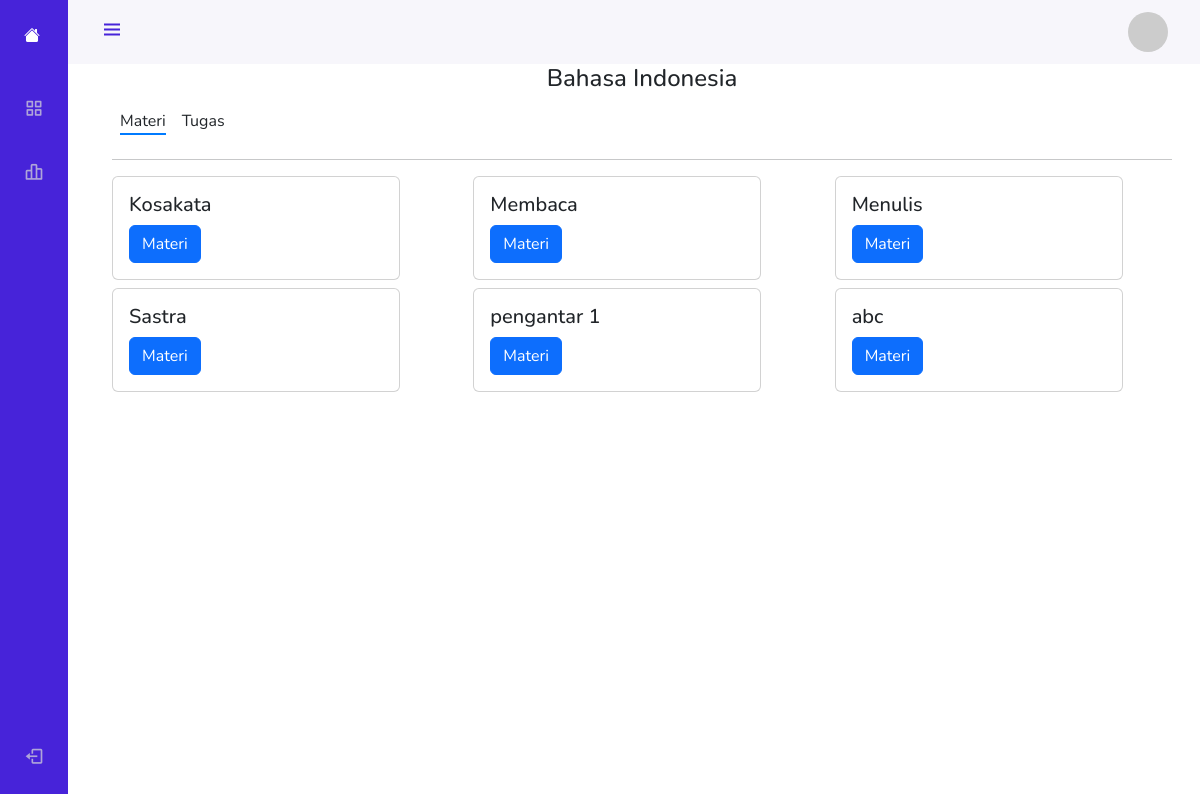
The page /subject.php?course=1 (signed in) on the database its author committed.
### tables this page shows
CREATE TABLE `course_master` (
  `id_nameCourse` int(11) NOT NULL,
  `Name_Course` text NOT NULL,
  `Course_BG` varchar(100) NOT NULL
);

CREATE TABLE `material` (
  `MaterialID` int(11) NOT NULL,
  `Title` varchar(255) DEFAULT NULL,
  `Content` text DEFAULT NULL,
  `file_path` varchar(255) DEFAULT NULL,
  `CourseID` int(11) DEFAULT NULL,
  `url_video` varchar(100) DEFAULT NULL
);

### subject.php (the view, shortened to what this page needs)
<?php
require 'function.php';
$idCourse = null;
if (isset($_GET["course"])) {
  $idCourse = $_GET["course"];
  $idCourse = intval($idCourse);
} elseif (isset($_COOKIE["course"])) {
  $idCourse = $_COOKIE["course"];
}
if ($idCourse !== null) {
  $photoQuery = "SELECT photo FROM users WHERE id_user = {$_SESSION['user_id']}";
  $photoResult = $conn->query($photoQuery);
  $photoRow = $photoResult->fetch_assoc();
  $image = $photoRow['photo'];
  $query = "SELECT material.MaterialID, material.Title, material.Content, material.CourseID, material.url_video, course_master.Name_Course AS NameCourse FROM material
  INNER JOIN course ON material.CourseID = course.CourseID
  INNER JOIN course_master ON course.CourseName = course_master.id_nameCourse
  WHERE material.CourseID = $idCourse";
  $result = $conn->query($query);
} else {
  echo "Error: course_id is not set.";
}
?>
<!DOCTYPE html>
<html lang="en">
<head>
  <link rel="stylesheet" href="https://cdn.jsdelivr.net/npm/bootstrap@5.2.3/dist/css/bootstrap.min.css">
  <link rel="stylesheet" href="https://cdn.jsdelivr.net/npm/boxicons@latest/css/boxicons.min.css">
  <link rel="stylesheet" href="https://cdn.jsdelivr.net/npm/bootstrap-icons@1.11.1/font/bootstrap-icons.css">
  <link rel="stylesheet" href="css/style.css">
</head>
<body id="body-pd">
  <header class="header" id="header">
    <div class="header_toggle"> <i class='bx bx-menu' id="header-toggle"></i> </div>
    <div class="header_img"> <img src="<?= $image ?: 'https://via.placeholder.com/150' ?>" class="img-fluid" alt=""></div>
  </header>
  <div class="l-navbar" id="nav-bar">
    <nav class="nav">
      <div> <a href="#" class="nav_logo text-white"><i class="bi bi-house-fill"></i><span class="nav_logo-name">RBC - LABS</span></a>
        <div class="nav_list">
          <a href="index.php" class="nav_link"> <i class='bx bx-grid-alt nav_icon'></i> <span class="nav_name">Dashboard</span> </a>
          <a href="setting.php" class="nav_link"> <i class='bx bx-bar-chart-alt-2 nav_icon'></i> <span class="nav_name">Setelan</span> </a>
        </div>
      </div>
      <a href="logout.php" class="nav_link"> <i class='bx bx-log-out nav_icon'></i> <span class="nav_name">SignOut</span> </a>
    </nav>
  </div>
  <div class="container">
    <?php if ($result->num_rows > 0) : ?>
      <?php $courseInfo = $result->fetch_assoc(); ?>
      <h4 class="text-center"><?= $courseInfo['NameCourse'] ?></h4>
      <div class="d-flex justify-content-start">
        <div class="p-2 m-0"><a href="subject.php?course=<?= $idCourse ?>&material=<?= $_GET['material'] ?>" class="text-dark nav-link active">Materi</a></div>
        <div class="p-2 m-0"><a href="tugasSubject.php?course=<?= $idCourse ?>&material=<?= $_GET['material'] ?>" class="text-dark">Tugas</a></div>
      </div>
      <hr>
      <div class="row">
        <?php foreach ($result as $row) : ?>
          <?php
          $course_id = $row['MaterialID'];
          $course_name = $row['Title'];
          ?>
          <div class="col-md-4">
            <div class="card-deck mb-2">
              <div class="card" style="width: 18rem;">
                <div class="card-body">
                  <h5 class="card-title"><?= $course_name ?></h5>
                  <a href="materi.php?material=<?= $course_id ?>" class="btn btn-primary">Materi</a>
                </div>
              </div>
            </div>
          </div>
        <?php endforeach; ?>
      </div>
    <?php else : ?>
      <p class="text-center">No classes available.</p>
    <?php endif; ?>
  </div>
</body>
</html>

### css/style.css (style rules this page uses)
:root { --header-height: 3rem; --nav-width: 68px; --first-color: #4723D9; --first-color-light: #AFA5D9; --white-color: #F7F6FB; --body-font: 'Nunito', sans-serif; --normal-font-size: 1rem; --z-fixed: 100 }
body { position: relative; margin: var(--header-height) 0 0 0; padding: 0 1rem; font-family: var(--body-font); font-size: var(--normal-font-size); transition: .5s }
a { text-decoration: none }
.header { width: 100%; height: var(--header-height); position: fixed; top: 0; left: 0; display: flex; align-items: center; justify-content: space-between; padding: 0 1rem; background-color: var(--white-color); z-index: var(--z-fixed); transition: .5s }
.header_toggle { color: var(--first-color); font-size: 1.5rem; cursor: pointer }
.header_img { width: 35px; height: 35px; display: flex; justify-content: center; border-radius: 50%; overflow: hidden }
.header_img img { width: 40px }
.l-navbar { position: fixed; top: 0; left: -30%; width: var(--nav-width); height: 100vh; background-color: var(--first-color); padding: .5rem 1rem 0 0; transition: .5s; z-index: var(--z-fixed) }
.nav { height: 100%; display: flex; flex-direction: column; justify-content: space-between; overflow: hidden }
.nav_logo, .nav_link { display: grid; grid-template-columns: max-content max-content; align-items: center; column-gap: 1rem; padding: .5rem 0 .5rem 1.5rem }
.nav_logo { margin-bottom: 2rem }
.nav_link { position: relative; color: var(--first-color-light); margin-bottom: 1.5rem; transition: .3s }
.nav_icon { font-size: 1.25rem }
.active { color: var(--white-color) }
.active::before { content: ''; position: absolute; left: 0; width: 2px; height: 32px; background-color: var(--white-color) }
.nav_logo { color: white !important; }
.nav_logo, .nav_logo.active, .nav_logo:hover { color: white !important; }
@media screen and (min-width: 768px) { body { margin: calc(var(--header-height) + 1rem) 0 0 0; padding-left: calc(var(--nav-width) + 2rem) } }
@media screen and (min-width: 768px) { .header { height: calc(var(--header-height) + 1rem); padding: 0 2rem 0 calc(var(--nav-width) + 2rem) } }
@media screen and (min-width: 768px) { .header_img { width: 40px; height: 40px } }
@media screen and (min-width: 768px) { .header_img img { width: 45px } }
@media screen and (min-width: 768px) { .l-navbar { left: 0; padding: 1rem 1rem 0 0 } }

### subject.php (style rules this page uses)
.nav-link.active { border-bottom: 2px solid #007bff !important; }

### rows shown on the page
course_master: Name_Course "Bahasa Indonesia"
material: Title "Kosakata"
material: Title "Membaca"
material: Title "Menulis"
material: Title "Sastra"
material: Title "pengantar 1"
material: Title "abc"
